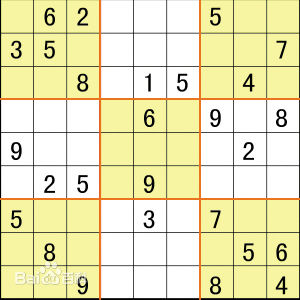
#> input picture Computer Vision/00OpenCV/image/form.jpg, 300 x 300 px
$ python '25.1OpenCV中的霍夫变换.py'
#> lines starting #> are read from the running program, lines starting #| are printed output that depends on the picture; after the words box and inside, x2 and y2 are one past the last pixel; in counts of white or black regions, pixels touching at a corner belong together
"""
cv2.HoughLines():
    参数一：二值化图像，或者Canny边缘检测。
    参数二：距离精度
    参数三：弧度精度
    参数四：阈值。

"""

import cv2
import numpy as np


img = cv2.imread("./image/form.jpg")
#> img is the input picture: shape (300, 300, 3); mean B, G, R 185.9, 229.4, 233.4
gray = cv2.cvtColor(img, cv2.COLOR_BGR2GRAY)
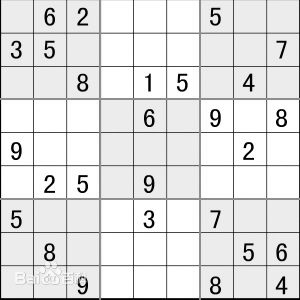
#> gray: shape (300, 300); min 0, max 255, mean 225.6
blur = cv2.GaussianBlur(gray, (5, 5), 0)
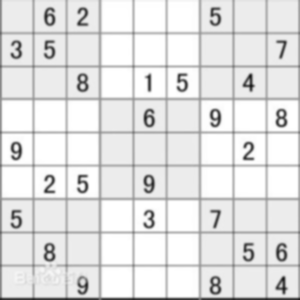
#> blur: shape (300, 300); min 28, max 255, mean 226.2
edges = cv2.Canny(blur, 50, 150, apertureSize=3)
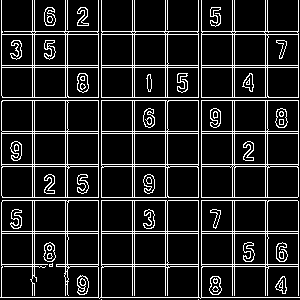
#> edges: shape (300, 300); 13.6% white in thin lines or dots

lines = cv2.HoughLines(edges, 1, np.pi/180, 200)
#> lines = 35 rows, first 8: [297, 1.57], [34, 1.57], [65, 1.57], [67, 1.57], [133, 1.57], [164, 1.57], [231, 1.57], [233, 1.57]
for i in range(len(lines)):  # 将所有线全部标出。
    for rho, theta in lines[i]:
        a = np.cos(theta)
        b = np.sin(theta)
        x0 = a * rho
        y0 = b * rho
        x1 = int(x0 + 1000 * (-b))
        y1 = int(y0 + 1000 * (a))
        x2 = int(x0 - 1000 * (-b))
        y2 = int(y0 - 1000 * (a))

        cv2.line(img, (x1, y1), (x2, y2), (255, 0, 0), 3)
#> this loop made 35 passes
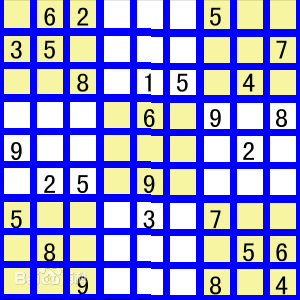
#> img: shape (300, 300, 3); mean B, G, R 218.3, 146.4, 147

cv2.imshow("houghline", img)
cv2.waitKey(0)
cv2.destroyAllWindows()

$ run again, with Computer Vision/00OpenCV/image/23.1.1_0numpy傅里叶变换.jpg copied over Computer Vision/00OpenCV/image/form.jpg
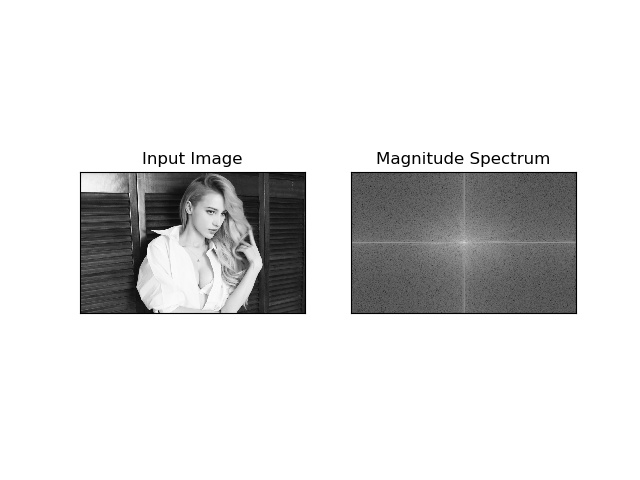
#> input picture Computer Vision/00OpenCV/image/23.1.1_0numpy傅里叶变换.jpg, 640 x 480 px
#> img is the input picture: shape (480, 640, 3); min 0, max 255, mean 222.6
#> `edges = cv2.Canny(blur, 50, 150, apertureSize=3)`:
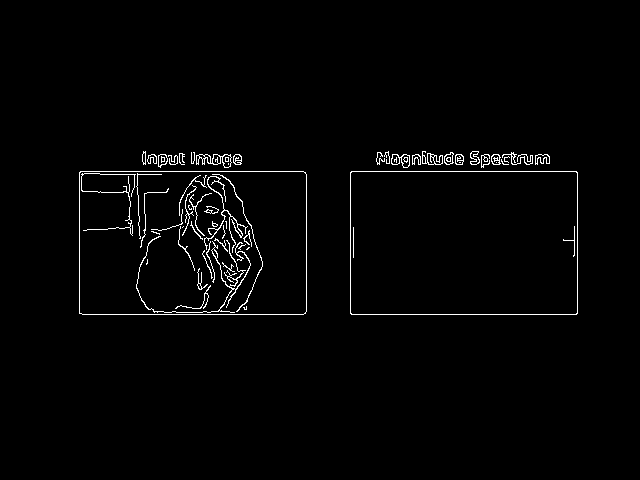
#> edges: shape (480, 640); 1.7% white in thin lines or dots, all inside (x1, y1, x2, y2) = (79, 151, 578, 315)
#> lines = [[171, 1.57], [314, 1.57]]
#> the loop `for i in range(len(lines)):` made 2 passes
#> after the loop `for i in range(len(lines)):`:
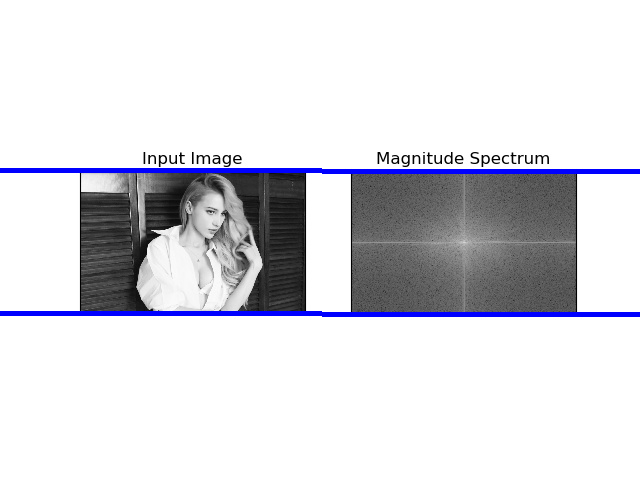
#> img: shape (480, 640, 3); 2.08% of pixels changed, all inside (x1, y1, x2, y2) = (0, 168, 640, 317)

$ run again, with Computer Vision/00OpenCV/image/23.1.1_1numpy逆傅里叶变换0.jpg copied over Computer Vision/00OpenCV/image/form.jpg
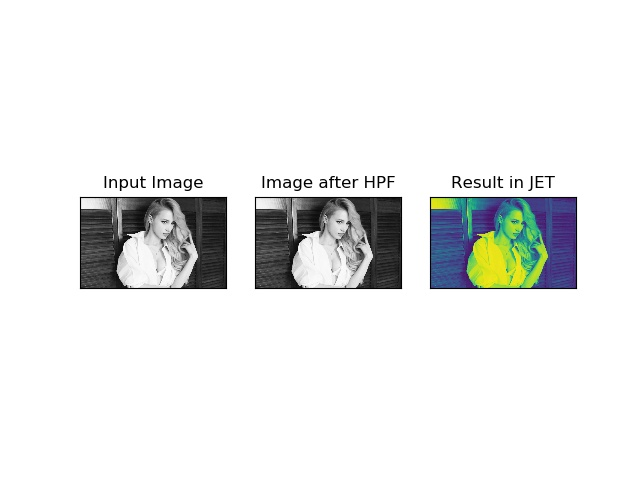
#> input picture Computer Vision/00OpenCV/image/23.1.1_1numpy逆傅里叶变换0.jpg, 640 x 480 px
#> img is the input picture: shape (480, 640, 3); mean B, G, R 234.5, 235.1, 234
#> `edges = cv2.Canny(blur, 50, 150, apertureSize=3)`:
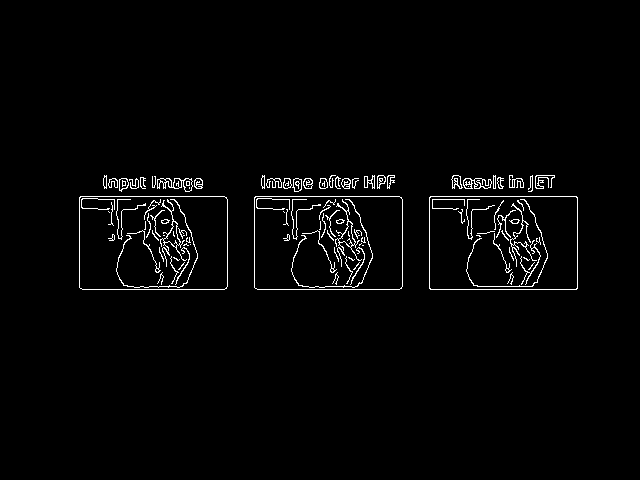
#> edges: shape (480, 640); 2.1% white in thin lines or dots, all inside (x1, y1, x2, y2) = (79, 175, 578, 290)
#> lines = [[196, 1.57], [289, 1.57]]
#> the loop `for i in range(len(lines)):` made 2 passes
#> after the loop `for i in range(len(lines)):`:
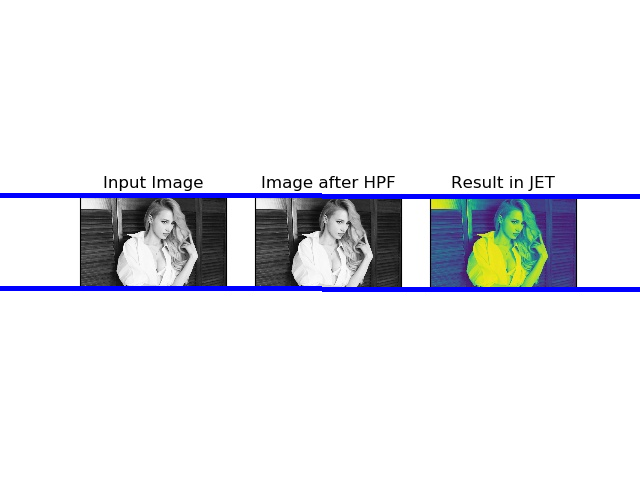
#> img: shape (480, 640, 3); 2.08% of pixels changed, all inside (x1, y1, x2, y2) = (0, 193, 640, 292)

$ run again, with Computer Vision/00OpenCV/image/23.1.1_1numpy逆傅里叶变换10.jpg copied over Computer Vision/00OpenCV/image/form.jpg
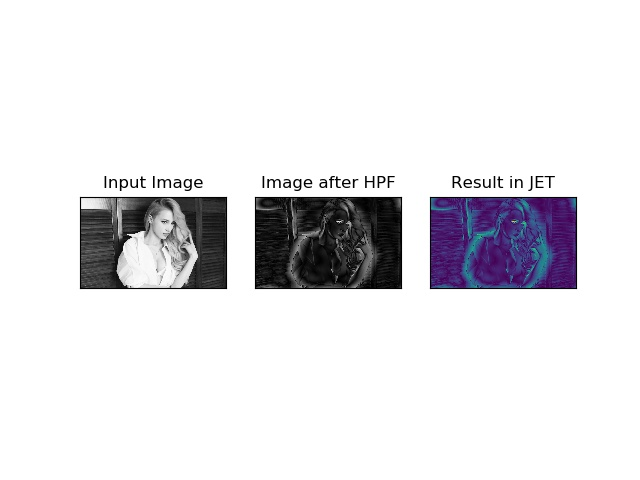
#> input picture Computer Vision/00OpenCV/image/23.1.1_1numpy逆傅里叶变换10.jpg, 640 x 480 px
#> img is the input picture: shape (480, 640, 3); mean B, G, R 231.5, 228.4, 229.4
#> `edges = cv2.Canny(blur, 50, 150, apertureSize=3)`:
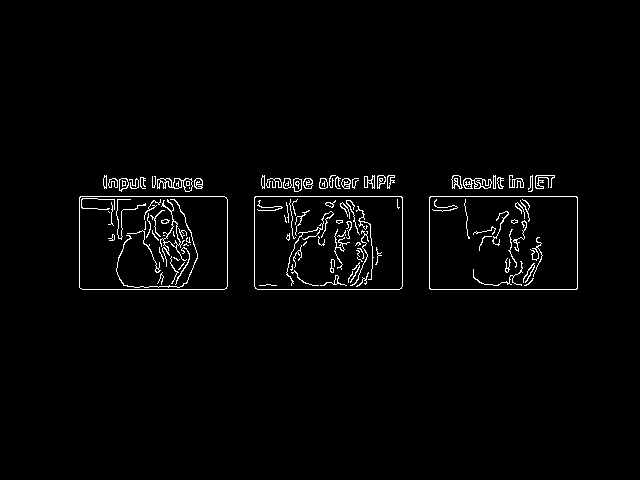
#> edges: shape (480, 640); 2.1% white in thin lines or dots, all inside (x1, y1, x2, y2) = (79, 175, 578, 290)
#> lines = [[196, 1.57], [289, 1.57]]
#> the loop `for i in range(len(lines)):` made 2 passes
#> after the loop `for i in range(len(lines)):`:
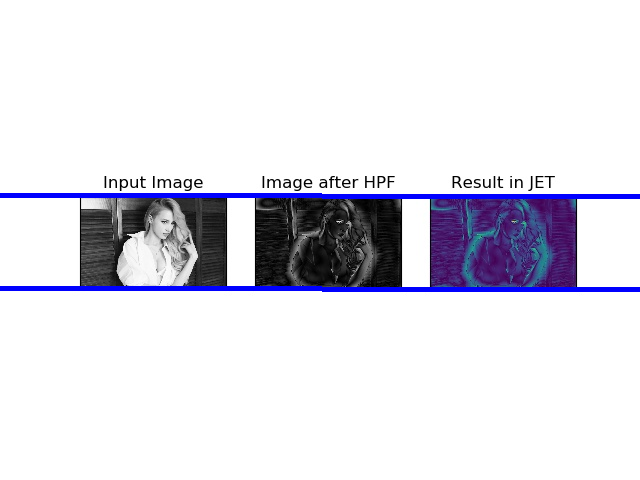
#> img: shape (480, 640, 3); 2.08% of pixels changed, all inside (x1, y1, x2, y2) = (0, 193, 640, 292)
